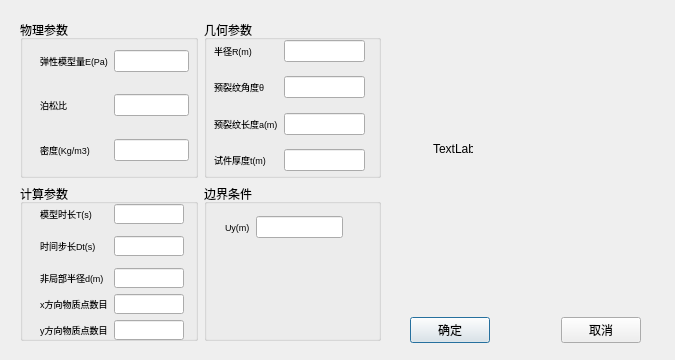
<?xml version="1.0" encoding="UTF-8"?>
<ui version="4.0">
 <class>QWParaInput5</class>
 <widget class="QDialog" name="QWParaInput5">
  <property name="geometry">
   <rect>
    <x>0</x>
    <y>0</y>
    <width>675</width>
    <height>360</height>
   </rect>
  </property>
  <property name="windowTitle">
   <string>暂定</string>
  </property>
  <widget class="QWidget" name="horizontalLayoutWidget">
   <property name="geometry">
    <rect>
     <x>410</x>
     <y>290</y>
     <width>231</width>
     <height>80</height>
    </rect>
   </property>
   <layout class="QHBoxLayout" name="horizontalLayout_2">
    <item>
     <widget class="QPushButton" name="pushButton_2">
      <property name="text">
       <string>确定</string>
      </property>
     </widget>
    </item>
    <item>
     <spacer name="horizontalSpacer">
      <property name="orientation">
       <enum>Qt::Horizontal</enum>
      </property>
      <property name="sizeHint" stdset="0">
       <size>
        <width>40</width>
        <height>20</height>
       </size>
      </property>
     </spacer>
    </item>
    <item>
     <widget class="QPushButton" name="pushButton">
      <property name="text">
       <string>取消</string>
      </property>
     </widget>
    </item>
   </layout>
  </widget>
  <widget class="QLabel" name="label_11">
   <property name="geometry">
    <rect>
     <x>433</x>
     <y>143</y>
     <width>40</width>
     <height>12</height>
    </rect>
   </property>
   <property name="text">
    <string>TextLabel</string>
   </property>
  </widget>
  <widget class="QWidget" name="layoutWidget">
   <property name="geometry">
    <rect>
     <x>20</x>
     <y>20</y>
     <width>361</width>
     <height>321</height>
    </rect>
   </property>
   <layout class="QGridLayout" name="gridLayout">
    <item row="0" column="1">
     <widget class="QGroupBox" name="groupBox">
      <property name="title">
       <string>几何参数</string>
      </property>
      <widget class="QWidget" name="layoutWidget_3">
       <property name="geometry">
        <rect>
         <x>10</x>
         <y>20</y>
         <width>151</width>
         <height>131</height>
        </rect>
       </property>
       <layout class="QFormLayout" name="formLayout_4">
        <item row="0" column="0">
         <widget class="QLabel" name="label_16">
          <property name="font">
           <font>
            <pointsize>7</pointsize>
           </font>
          </property>
          <property name="text">
           <string>半径R(m)</string>
          </property>
          <property name="buddy">
           <cstring>lineEdit</cstring>
          </property>
         </widget>
        </item>
        <item row="0" column="1">
         <widget class="QLineEdit" name="lineEdit_4"/>
        </item>
        <item row="2" column="0">
         <widget class="QLabel" name="label_17">
          <property name="font">
           <font>
            <pointsize>7</pointsize>
           </font>
          </property>
          <property name="text">
           <string>预裂纹角度θ</string>
          </property>
          <property name="buddy">
           <cstring>lineEdit</cstring>
          </property>
         </widget>
        </item>
        <item row="2" column="1">
         <widget class="QLineEdit" name="lineEdit_5"/>
        </item>
        <item row="1" column="1">
         <spacer name="verticalSpacer_9">
          <property name="orientation">
           <enum>Qt::Vertical</enum>
          </property>
          <property name="sizeHint" stdset="0">
           <size>
            <width>20</width>
            <height>40</height>
           </size>
          </property>
         </spacer>
        </item>
        <item row="4" column="0">
         <widget class="QLabel" name="label_18">
          <property name="font">
           <font>
            <pointsize>7</pointsize>
           </font>
          </property>
          <property name="text">
           <string>预裂纹长度a(m)</string>
          </property>
          <property name="buddy">
           <cstring>lineEdit</cstring>
          </property>
         </widget>
        </item>
        <item row="6" column="0">
         <widget class="QLabel" name="label_19">
          <property name="font">
           <font>
            <pointsize>7</pointsize>
           </font>
          </property>
          <property name="text">
           <string>试件厚度t(m)</string>
          </property>
          <property name="buddy">
           <cstring>lineEdit</cstring>
          </property>
         </widget>
        </item>
        <item row="3" column="1">
         <spacer name="verticalSpacer_10">
          <property name="orientation">
           <enum>Qt::Vertical</enum>
          </property>
          <property name="sizeHint" stdset="0">
           <size>
            <width>20</width>
            <height>40</height>
           </size>
          </property>
         </spacer>
        </item>
        <item row="5" column="1">
         <spacer name="verticalSpacer_11">
          <property name="orientation">
           <enum>Qt::Vertical</enum>
          </property>
          <property name="sizeHint" stdset="0">
           <size>
            <width>20</width>
            <height>40</height>
           </size>
          </property>
         </spacer>
        </item>
        <item row="4" column="1">
         <widget class="QLineEdit" name="lineEdit_6"/>
        </item>
        <item row="6" column="1">
         <widget class="QLineEdit" name="lineEdit_7"/>
        </item>
       </layout>
      </widget>
     </widget>
    </item>
    <item row="1" column="0">
     <widget class="QGroupBox" name="groupBox_3">
      <property name="title">
       <string>计算参数</string>
      </property>
      <widget class="QWidget" name="layoutWidget_4">
       <property name="geometry">
        <rect>
         <x>20</x>
         <y>20</y>
         <width>144</width>
         <height>136</height>
        </rect>
       </property>
       <layout class="QFormLayout" name="formLayout_3">
        <item row="0" column="0">
         <widget class="QLabel" name="label_7">
          <property name="font">
           <font>
            <pointsize>7</pointsize>
           </font>
          </property>
          <property name="text">
           <string>模型时长T(s)</string>
          </property>
          <property name="buddy">
           <cstring>lineEdit</cstring>
          </property>
         </widget>
        </item>
        <item row="2" column="0">
         <widget class="QLabel" name="label_8">
          <property name="font">
           <font>
            <pointsize>7</pointsize>
           </font>
          </property>
          <property name="text">
           <string>时间步长Dt(s)</string>
          </property>
          <property name="buddy">
           <cstring>lineEdit</cstring>
          </property>
         </widget>
        </item>
        <item row="4" column="0">
         <widget class="QLabel" name="label_9">
          <property name="font">
           <font>
            <pointsize>7</pointsize>
           </font>
          </property>
          <property name="text">
           <string>非局部半径d(m)</string>
          </property>
          <property name="buddy">
           <cstring>lineEdit</cstring>
          </property>
         </widget>
        </item>
        <item row="1" column="1">
         <spacer name="verticalSpacer_4">
          <property name="orientation">
           <enum>Qt::Vertical</enum>
          </property>
          <property name="sizeHint" stdset="0">
           <size>
            <width>20</width>
            <height>40</height>
           </size>
          </property>
         </spacer>
        </item>
        <item row="3" column="1">
         <spacer name="verticalSpacer_5">
          <property name="orientation">
           <enum>Qt::Vertical</enum>
          </property>
          <property name="sizeHint" stdset="0">
           <size>
            <width>20</width>
            <height>40</height>
           </size>
          </property>
         </spacer>
        </item>
        <item row="0" column="1">
         <widget class="QLineEdit" name="lineEdit_8"/>
        </item>
        <item row="4" column="1">
         <widget class="QLineEdit" name="lineEdit_10"/>
        </item>
        <item row="5" column="0">
         <widget class="QLabel" name="label_14">
          <property name="font">
           <font>
            <pointsize>7</pointsize>
           </font>
          </property>
          <property name="text">
           <string>x方向物质点数目</string>
          </property>
          <property name="buddy">
           <cstring>lineEdit</cstring>
          </property>
         </widget>
        </item>
        <item row="6" column="0">
         <widget class="QLabel" name="label_15">
          <property name="font">
           <font>
            <pointsize>7</pointsize>
           </font>
          </property>
          <property name="text">
           <string>y方向物质点数目</string>
          </property>
          <property name="buddy">
           <cstring>lineEdit</cstring>
          </property>
         </widget>
        </item>
        <item row="5" column="1">
         <widget class="QLineEdit" name="lineEdit_11"/>
        </item>
        <item row="6" column="1">
         <widget class="QLineEdit" name="lineEdit_12"/>
        </item>
        <item row="2" column="1">
         <widget class="QLineEdit" name="lineEdit_9"/>
        </item>
       </layout>
      </widget>
     </widget>
    </item>
    <item row="1" column="1">
     <widget class="QGroupBox" name="groupBox_4">
      <property name="title">
       <string>边界条件</string>
      </property>
      <widget class="QWidget" name="layoutWidget_2">
       <property name="geometry">
        <rect>
         <x>21</x>
         <y>31</y>
         <width>118</width>
         <height>24</height>
        </rect>
       </property>
       <layout class="QHBoxLayout" name="horizontalLayout">
        <item>
         <widget class="QLabel" name="label_10">
          <property name="font">
           <font>
            <pointsize>7</pointsize>
           </font>
          </property>
          <property name="text">
           <string>Uy(m)</string>
          </property>
         </widget>
        </item>
        <item>
         <widget class="QLineEdit" name="lineEdit_13"/>
        </item>
       </layout>
      </widget>
     </widget>
    </item>
    <item row="0" column="0">
     <widget class="QGroupBox" name="groupBox_2">
      <property name="title">
       <string>物理参数</string>
      </property>
      <widget class="QWidget" name="layoutWidget_5">
       <property name="geometry">
        <rect>
         <x>20</x>
         <y>30</y>
         <width>149</width>
         <height>111</height>
        </rect>
       </property>
       <layout class="QFormLayout" name="formLayout">
        <item row="0" column="0">
         <widget class="QLabel" name="label">
          <property name="font">
           <font>
            <pointsize>7</pointsize>
           </font>
          </property>
          <property name="text">
           <string>弹性模型量E(Pa)</string>
          </property>
          <property name="buddy">
           <cstring>lineEdit</cstring>
          </property>
         </widget>
        </item>
        <item row="0" column="1">
         <widget class="QLineEdit" name="lineEdit"/>
        </item>
        <item row="2" column="0">
         <widget class="QLabel" name="label_2">
          <property name="font">
           <font>
            <pointsize>7</pointsize>
           </font>
          </property>
          <property name="text">
           <string>泊松比</string>
          </property>
          <property name="buddy">
           <cstring>lineEdit</cstring>
          </property>
         </widget>
        </item>
        <item row="3" column="1">
         <spacer name="verticalSpacer_3">
          <property name="orientation">
           <enum>Qt::Vertical</enum>
          </property>
          <property name="sizeHint" stdset="0">
           <size>
            <width>20</width>
            <height>40</height>
           </size>
          </property>
         </spacer>
        </item>
        <item row="5" column="0">
         <widget class="QLabel" name="label_6">
          <property name="font">
           <font>
            <pointsize>7</pointsize>
           </font>
          </property>
          <property name="text">
           <string>密度(Kg/m3)</string>
          </property>
          <property name="buddy">
           <cstring>lineEdit</cstring>
          </property>
         </widget>
        </item>
        <item row="2" column="1">
         <widget class="QLineEdit" name="lineEdit_2"/>
        </item>
        <item row="1" column="1">
         <spacer name="verticalSpacer_6">
          <property name="orientation">
           <enum>Qt::Vertical</enum>
          </property>
          <property name="sizeHint" stdset="0">
           <size>
            <width>20</width>
            <height>40</height>
           </size>
          </property>
         </spacer>
        </item>
        <item row="5" column="1">
         <widget class="QLineEdit" name="lineEdit_3"/>
        </item>
       </layout>
      </widget>
     </widget>
    </item>
   </layout>
  </widget>
 </widget>
 <resources/>
 <connections>
  <connection>
   <sender>pushButton_2</sender>
   <signal>clicked()</signal>
   <receiver>QWParaInput5</receiver>
   <slot>accept()</slot>
   <hints>
    <hint type="sourcelabel">
     <x>467</x>
     <y>327</y>
    </hint>
    <hint type="destinationlabel">
     <x>409</x>
     <y>340</y>
    </hint>
   </hints>
  </connection>
  <connection>
   <sender>pushButton</sender>
   <signal>clicked()</signal>
   <receiver>QWParaInput5</receiver>
   <slot>reject()</slot>
   <hints>
    <hint type="sourcelabel">
     <x>593</x>
     <y>330</y>
    </hint>
    <hint type="destinationlabel">
     <x>557</x>
     <y>346</y>
    </hint>
   </hints>
  </connection>
 </connections>
</ui>
